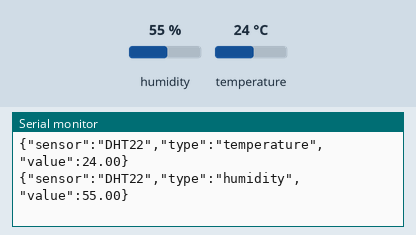
Simulated run of this sketch. Board: Arduino Uno, built with avr-gcc and run on an emulated ATmega328P. On the bench: the last lines printed to the serial monitor. Inputs (shaded band) come from the test bench; at power-on: humidity 55 %, temperature 24 °C.

Above: at 3.8 s.
3.9 s: humidity set to 22 %
At 6.9 s:
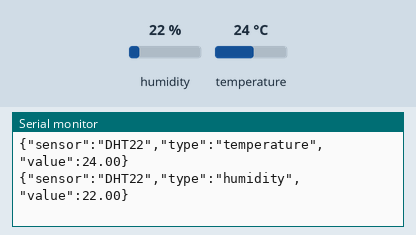
7.8 s: temperature set to 12 °C
At 9.5 s:
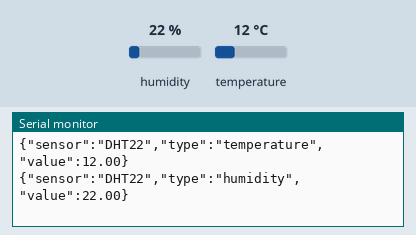
11.7 s: humidity set to 40 %
At 13.3 s:
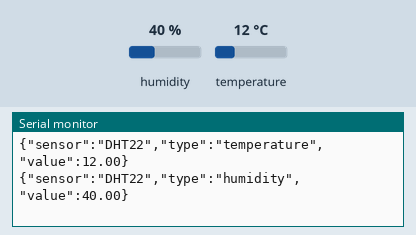
Timing chart, 0 to 14.8 s (numbered marks = the images above; inputs shaded):
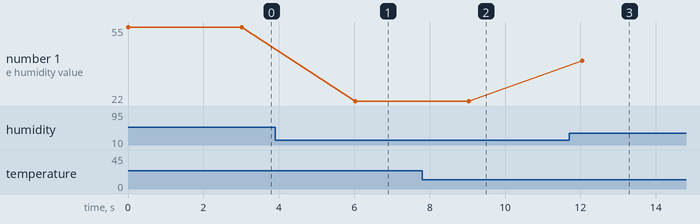

Measured:
- after the input at 3.9 s, the serial monitor: prints a new line after 2.1 s (image 1)
- after the input at 7.8 s, the serial monitor: prints a new line after 1.2 s (image 2)
- after the input at 11.7 s, the serial monitor: prints a new line after 0.35 s (image 3)
- plotted number 1: 22 → 40 after the input at 11.7 s

The sketch:

weather_dht.ino
```cpp
#include <dht.h>

dht DHT;

#define DHT22_PIN 2

void setup()
{
  Serial.begin(115200);
}

void loop()
{
  int chk = DHT.read22(DHT22_PIN);
  switch (chk)
  {
    case DHTLIB_OK:
		Serial.print("{\"sensor\":\"DHT22\",\"type\":\"temperature\",\"value\":");
                Serial.print(DHT.temperature);
                Serial.println("}");
		Serial.print("{\"sensor\":\"DHT22\",\"type\":\"humidity\",\"value\":");
                Serial.print(DHT.humidity);
                Serial.println("}");
		break;
    case DHTLIB_ERROR_CHECKSUM:
		//Serial.print('Checksum error,\t');
		break;
    case DHTLIB_ERROR_TIMEOUT:
		//Serial.print("Time out error,\t");
		break;
    default:
		//Serial.print("Unknown error,\t");
		break;
  }

  delay(3000);
}
```
